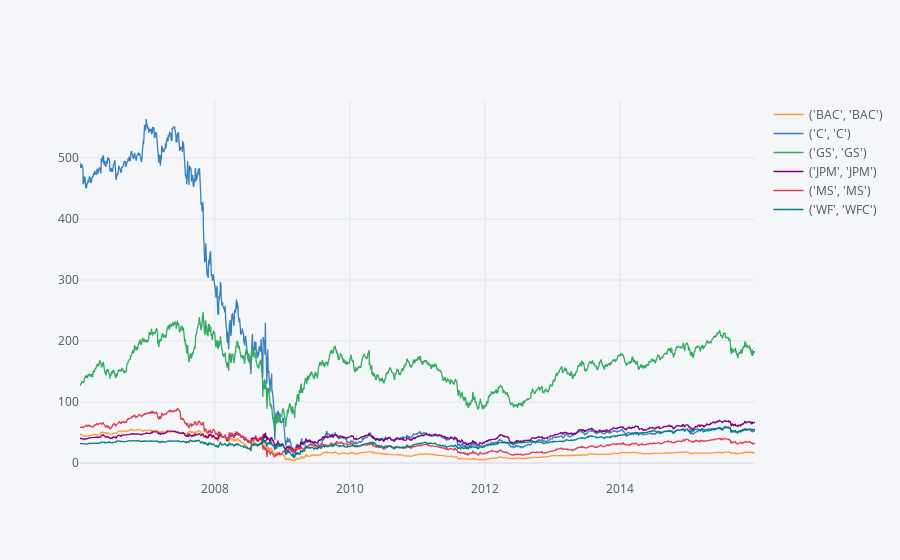

The notebook cell saved with this chart:
### Code cell
bank_stocks.xs(key='Close',axis=1,level='Stock Info').iplot()

### Figure 1 — Plotly figure (JSON) as saved in the notebook; plotly's stock layout.template omitted (floating-point values rounded to 4 significant figures; data arrays with more than 128 entries replaced by an {"elided": "..."} marker saying what was removed)
{"data": [{"line": {"color": "rgba(255, 153, 51, 1.0)", "dash": "solid", "shape": "linear", "width": 1.3}, "mode": "lines", "name": "('BAC', 'BAC')", "text": "", "type": "scatter", "x": {"elided": "2517 str values"}, "y": {"elided": "2517 float values"}}, {"line": {"color": "rgba(55, 128, 191, 1.0)", "dash": "solid", "shape": "linear", "width": 1.3}, "mode": "lines", "name": "('C', 'C')", "text": "", "type": "scatter", "x": {"elided": "2517 str values"}, "y": {"elided": "2517 float values"}}, {"line": {"color": "rgba(50, 171, 96, 1.0)", "dash": "solid", "shape": "linear", "width": 1.3}, "mode": "lines", "name": "('GS', 'GS')", "text": "", "type": "scatter", "x": {"elided": "2517 str values"}, "y": {"elided": "2517 float values"}}, {"line": {"color": "rgba(128, 0, 128, 1.0)", "dash": "solid", "shape": "linear", "width": 1.3}, "mode": "lines", "name": "('JPM', 'JPM')", "text": "", "type": "scatter", "x": {"elided": "2517 str values"}, "y": {"elided": "2517 float values"}}, {"line": {"color": "rgba(219, 64, 82, 1.0)", "dash": "solid", "shape": "linear", "width": 1.3}, "mode": "lines", "name": "('MS', 'MS')", "text": "", "type": "scatter", "x": {"elided": "2517 str values"}, "y": {"elided": "2517 float values"}}, {"line": {"color": "rgba(0, 128, 128, 1.0)", "dash": "solid", "shape": "linear", "width": 1.3}, "mode": "lines", "name": "('WF', 'WFC')", "text": "", "type": "scatter", "x": {"elided": "2517 str values"}, "y": {"elided": "2517 float values"}}], "layout": {"autosize": true, "legend": {"bgcolor": "#F5F6F9", "font": {"color": "#4D5663"}}, "paper_bgcolor": "#F5F6F9", "plot_bgcolor": "#F5F6F9", "title": {"font": {"color": "#4D5663"}}, "xaxis": {"autorange": true, "gridcolor": "#E1E5ED", "range": ["2006-01-03", "2015-12-31"], "showgrid": true, "tickfont": {"color": "#4D5663"}, "title": {"font": {"color": "#4D5663"}, "text": ""}, "type": "date", "zerolinecolor": "#E1E5ED"}, "yaxis": {"autorange": true, "gridcolor": "#E1E5ED", "range": [-28.02, 595.3], "showgrid": true, "tickfont": {"color": "#4D5663"}, "title": {"font": {"color": "#4D5663"}, "text": ""}, "type": "linear", "zerolinecolor": "#E1E5ED"}}}
